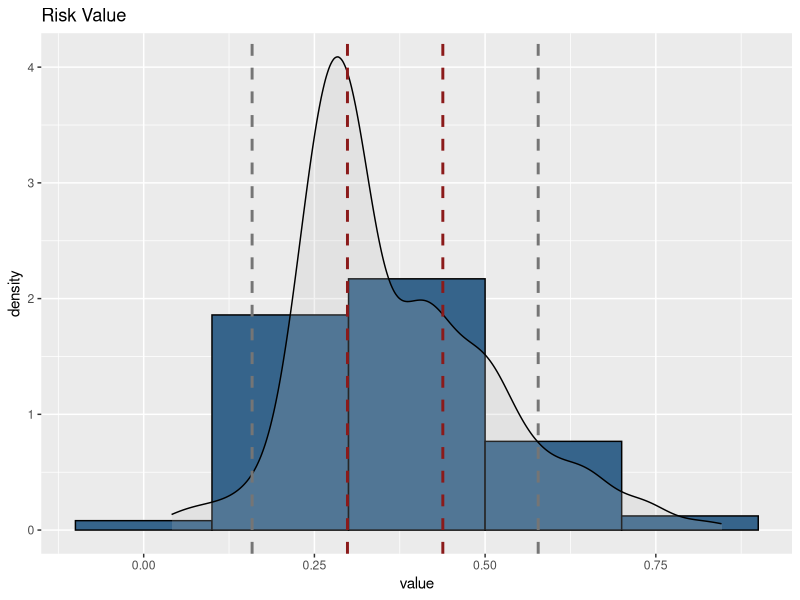
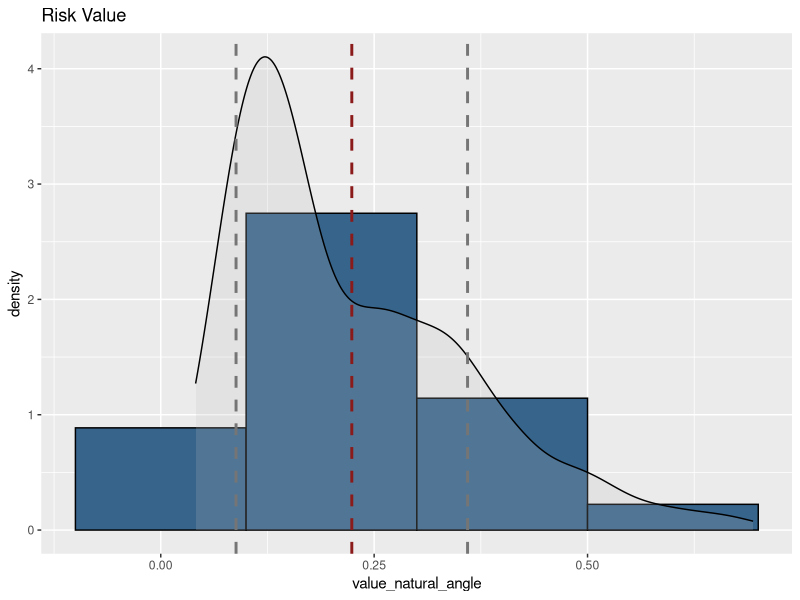

Recreate these plots in R, in order.
## ---- chunk 1
knitr::opts_chunk$set(echo = TRUE)
## ---- chunk 2
#library(xlsx)
library(dplyr)
library(readxl)
library(ggplot2)
escorregamento <- read_excel("BD-IPT 2010_todos.xls")

df1 <- read_excel("IPT_SP_2010.xls")
df2 <- read_excel("sector_slope_angle.xlsx")

merge_df <- merge(df1, df2, by.x = "setor", 
             by.y = "sg_setor_r", all.x = TRUE, all.y = TRUE)

#write.xlsx(merge_df, "merge_df.xls")

## ---- chunk 3
escorregamento <- read_excel("merge_df_les.xls")

## ---- chunk 4

# these values were extracted from weight_normalized.xls tab: remove ones not used

#Type of building (wood = 0.030040224, brikc=0, mixed-material:0.035649)
escorregamento$brick <- ifelse(escorregamento$brick == 1, 0, escorregamento$brick)
escorregamento$wood <- ifelse(escorregamento$wood == 1, 0.030040224, escorregamento$wood)
escorregamento$mixed<- ifelse(escorregamento$mixed == 1, 0.035649, escorregamento$mixed)

#Density (d1=0, d2=0.023358757, d3=0.029358, d4=0.019274165)
escorregamento$d1 <- ifelse(escorregamento$d1 == 1, 0, escorregamento$d1)
escorregamento$d2 <- ifelse(escorregamento$d2 == 1, 0.023358757, escorregamento$d2)
escorregamento$d3 <- ifelse(escorregamento$d3 == 1, 0.029358, escorregamento$d3)
escorregamento$d4<- ifelse(escorregamento$d4 == 1, 0.019274165, escorregamento$d4)

# garbage=0.038445
escorregamento$garbage<- ifelse(escorregamento$garbage == 1, 0.038445, escorregamento$garbage)
escorregamento$land_fill<- ifelse(escorregamento$land_fill == 1, 0.038445, escorregamento$land_fill)
escorregamento$construction_material<- ifelse(escorregamento$construction_material == 1, 0.038445, escorregamento$construction_material)


escorregamento$garbage_all <- (escorregamento$garbage+escorregamento$land_fill+escorregamento$construction_material)
escorregamento$garbage_all <- ifelse(escorregamento$garbage_all >= 0.038445, 0.038445, 0)

#instability (leaning_wall=0.08046, crack_house=0.075096, tree_pole_tilted = 0.08046, downward_floor = 0.142444, landslide_scar = 0.106684, crak_terrain= 0.110856)

escorregamento$cracks <- ifelse(escorregamento$cracks == 1, 0.075096, escorregamento$cracks) # crack in the house
escorregamento$fracture <- ifelse(escorregamento$fracture == 1, 0.110856, escorregamento$fracture) # crack in the teraain
escorregamento$tilted <- ifelse(escorregamento$tilted == 1, 0.08046, escorregamento$tilted)
escorregamento$landslide_scars <- ifelse(escorregamento$landslide_scars == 1, 0.106684, escorregamento$landslide_scars)
escorregamento$belly_wall <- ifelse(escorregamento$belly_wall == 1, 0.08046, escorregamento$belly_wall)
escorregamento$downward_floor  <- ifelse(escorregamento$downward_floor == 1, 0.142444, escorregamento$downward_floor)

#drainage (none=0.006187315, precarious =0.005133839, okay=0)

escorregamento$drainage_none <- ifelse(escorregamento$drainage_none == 1, 0.006187315, escorregamento$drainage_none)
escorregamento$drainage_precarious <- ifelse(escorregamento$drainage_precarious == 1, 0.005133839, escorregamento$drainage_precarious)
escorregamento$drainage_okay <- ifelse(escorregamento$drainage_okay == 1, 0, escorregamento$drainage_okay)

#land use (tree= 0.003668352, shrub = 0.00343908, soil=0.01127254, grass=0.00401226, banban_tree=0.0124189, urbanized=0.003362656)
escorregamento$tree <- ifelse(escorregamento$tree == 1, 0.003668352, escorregamento$tree)
escorregamento$shrubs <- ifelse(escorregamento$shrubs == 1, 0.00343908, escorregamento$shrubs)
escorregamento$banana_tree <- ifelse(escorregamento$banana_tree == 1, 0.0124189, escorregamento$banana_tree)
escorregamento$desnude_soil <- ifelse(escorregamento$desnude_soil == 1, 0.01127254, escorregamento$desnude_soil)

#add grass to all sectors since it does not have the option = 0.00401226


#Drainage(wastewater= 0.00952737, rain_water = 0.009691635, leaking = 0.019328515, septic_tank= 0.00996541)

escorregamento$septic_tank <- ifelse(escorregamento$septic_tank == 1, 0.00996541, escorregamento$septic_tank)
escorregamento$leaking <- ifelse(escorregamento$leaking == 1, 0.019328515, escorregamento$leaking)
escorregamento$wastewater <- ifelse(escorregamento$wastewater == 1, 0.00952737, escorregamento$wastewater)
escorregamento$rainfall_water_conc <- ifelse(escorregamento$rainfall_water_conc == 1, 0.009691635, escorregamento$rainfall_water_conc)

escorregamento$angle_both <- as.numeric(escorregamento$angle_both)

escorregamento$natural_slope <- as.numeric(escorregamento$natural_slope)

escorregamento$natural_slope  <- ifelse(escorregamento$natural_slope <(10), 0, escorregamento$natural_slope)
escorregamento$natural_slope  <- ifelse(escorregamento$natural_slope >=(10) & escorregamento$natural_slope < 17, 0.011916376, escorregamento$natural_slope)
escorregamento$natural_slope  <- ifelse(escorregamento$natural_slope >=(17) & escorregamento$natural_slope < 30, 0.038132404, escorregamento$natural_slope)
escorregamento$natural_slope  <- ifelse(escorregamento$natural_slope >=(30) & escorregamento$natural_slope < 60, 0.078052265, escorregamento$natural_slope)
escorregamento$natural_slope  <- ifelse(escorregamento$natural_slope  >= (60) & escorregamento$natural_slope  < 90, 0.165637631, escorregamento$natural_slope)
escorregamento$natural_slope  <- ifelse(escorregamento$natural_slope  == 90, 0.171, escorregamento$natural_slope)





#this need to be in a decreasing order otherwise one will change the other
escorregamento$angle_both  <- ifelse(escorregamento$angle_both <(10), 0, escorregamento$angle_both)
escorregamento$angle_both  <- ifelse(escorregamento$angle_both >=(10) & escorregamento$angle_both < 17, 0.011916376, escorregamento$angle_both)
escorregamento$angle_both  <- ifelse(escorregamento$angle_both >=(17) & escorregamento$angle_both < 30, 0.038132404, escorregamento$angle_both)
escorregamento$angle_both  <- ifelse(escorregamento$angle_both >=(30) & escorregamento$angle_both < 60, 0.078052265, escorregamento$angle_both)
escorregamento$angle_both  <- ifelse(escorregamento$angle_both  >= (60) & escorregamento$angle_both  < 90, 0.165637631, escorregamento$angle_both)
escorregamento$angle_both  <- ifelse(escorregamento$angle_both  == 90, 0.171, escorregamento$angle_both)



#both grass and building location value added to all

escorregamento<- escorregamento %>%
  mutate(value=(brick+wood+mixed+d1+d2+d3+d4+cracks+fracture+downward_floor+tilted+landslide_scars+belly_wall+ tree + shrubs + banana_tree + desnude_soil + septic_tank+ leaking + wastewater+ rainfall_water_conc + garbage_all + drainage_okay + drainage_precarious + drainage_none) + angle_both+0.00401226+0.036814  ) %>%
   mutate(value_natural_angle =(brick+wood+mixed+d1+d2+d3+d4+cracks+fracture+downward_floor+tilted+landslide_scars+belly_wall+ tree + shrubs + banana_tree + desnude_soil + septic_tank+ leaking + wastewater+ rainfall_water_conc + garbage_all + drainage_okay + drainage_precarious + drainage_none) + natural_slope + 0.00401226 + 0.036814 ) %>%
  mutate(value_instability=(cracks+fracture+downward_floor+tilted+landslide_scars+belly_wall))%>%
  mutate(value_anthropogenic=(brick+wood+mixed+d1+d2+d3+d4+tree + shrubs + banana_tree + desnude_soil+ septic_tank+ leaking + wastewater+ rainfall_water_conc + garbage_all + drainage_okay + drainage_precarious + drainage_none)) %>%
  mutate(value_natural=(natural_slope+0.00401226+ 0.036814 ))




    
## ---- chunk 5

sd_value <- sd(escorregamento$value, na.rm=TRUE)
mean_value <- mean(escorregamento$value, na.rm=TRUE)

ggplot(escorregamento, aes(value)) + 
  geom_histogram(aes(y=..density..), colour="black", fill="steelblue4",binwidth=0.2) +
  geom_density(alpha=0.2, fill="gray")+
      ggtitle("Risk Value")  +
  geom_vline(aes(xintercept=mean(value, na.rm=TRUE)+0.5*sd(value, na.rm=TRUE)),
            color="firebrick4", linetype="dashed", size=1) +
   geom_vline(aes(xintercept=mean(value, na.rm=TRUE)- 0.5*sd(value, na.rm=TRUE)),
            color="firebrick4", linetype="dashed", size=1) +
   geom_vline(aes(xintercept=mean(value, na.rm=TRUE)+1.5*sd(value, na.rm=TRUE)),
            color="gray46", linetype="dashed", size=1) +
   geom_vline(aes(xintercept=mean(value, na.rm=TRUE)-1.5*sd(value, na.rm=TRUE)),
            color="gray46", linetype="dashed", size=1)

## natural slope

sd_value_natural <- sd(escorregamento$value_natural_angle, na.rm=TRUE)
mean_value_natural <- mean(escorregamento$value_natural_angle, na.rm=TRUE)

ggplot(escorregamento, aes(value_natural_angle)) + 
  geom_histogram(aes(y=..density..), colour="black", fill="steelblue4",binwidth=0.2) +
  geom_density(alpha=0.2, fill="gray")+
      ggtitle("Risk Value")  +
  geom_vline(aes(xintercept=mean(value_natural_angle, na.rm=TRUE)),
            color="firebrick4", linetype="dashed", size=1) +
   geom_vline(aes(xintercept=mean(value_natural_angle, na.rm=TRUE)+sd(value_natural_angle, na.rm=TRUE)),
            color="gray46", linetype="dashed", size=1) +
   geom_vline(aes(xintercept=mean(value_natural_angle, na.rm=TRUE)-sd(value_natural_angle, na.rm=TRUE)),
            color="gray46", linetype="dashed", size=1)


## ---- chunk 6
### 
sd_value <- sd(escorregamento$value, na.rm=TRUE)
mean_value <- mean(escorregamento$value, na.rm=TRUE)

perc <- escorregamento$value[!is.na(escorregamento$value)]
 
A <- length(perc)

B <- sum(perc< (mean(perc)-sd(perc, na.rm=TRUE)))
C <- sum(perc< mean(perc) & perc >= mean(perc)+(-sd(perc)))
D <- sum (perc  >= mean(perc) & perc< sd(perc)+mean(perc))
E <- sum(perc >= sd(perc)+mean(perc))

B+C+D+E 

df_risk_level_perc <- data.frame(
  c("low", "moderate", "high", "very high"),
  c((B/A),(C/A), (D/A), (E/A) )
)

df_risk_level_perc


### for rik level with natural angle

sd_value_natural <- sd(escorregamento$value_natural_angle, na.rm=TRUE)
mean_value_natural <- mean(escorregamento$value_natural_angle, na.rm=TRUE)

perc <- escorregamento$value_natural_angle[!is.na(escorregamento$value_natural_angle)]
 
A <- length(perc)

B <- sum(perc< (mean(perc)-sd(perc, na.rm=TRUE)))
C <- sum(perc< mean(perc) & perc >= mean(perc)+(-sd(perc)))
D <- sum (perc  >= mean(perc) & perc< sd(perc)+mean(perc))
E <- sum(perc >= sd(perc)+mean(perc))

B+C+D+E 

df_risk_level_perc <- data.frame(
  c("low", "moderate", "high", "very high"),
  c((B/A),(C/A), (D/A), (E/A) )
)

df_risk_level_perc

## ---- chunk 7
## Categorical level for vulnerability

new_escorregamento <- escorregamento %>%
  select(sector, value, value_natural_angle, value_anthropogenic, value_instability, value_natural) %>%
  mutate(risk_level = value)

new_escorregamento <- na.omit(new_escorregamento) # exclude rows with NA


### using cut() to create the intervals


new_escorregamento$risk_level_one_sd <- cut(new_escorregamento$risk_level, breaks=c(-6,(mean_value-sd_value), mean_value, (mean_value + sd_value),7), labels = c("low", "moderate", "high", "very high" ))
new_escorregamento$risk_level_half_sd <- cut(new_escorregamento$risk_level, breaks=c(-6, (mean_value-0.5*sd_value), (mean_value + 0.5*sd_value), (mean_value + 1.5*sd_value), 7), labels = c("low", "moderate", "high", "very high" ))

new_escorregamento$risk_level_natural_slope_one_sd <- cut(new_escorregamento$value_natural_angle, breaks=c(-6,(mean_value_natural-sd_value_natural), mean_value, (mean_value_natural + sd_value_natural),7), labels = c("low", "moderate", "high", "very high" ))
new_escorregamento$risk_level_natural_slope_half_sd <- cut(new_escorregamento$value_natural_angle, breaks=c(-6, (mean_value_natural-0.5*sd_value_natural), (mean_value_natural + 0.5*sd_value_natural), (mean_value_natural + 1.5*sd_value_natural), 16), labels = c("low", "moderate", "high", "very high" ))


library ("openxlsx")

#write.xlsx(new_escorregamento, file="risk_value_AHP_updated.xls")

## ---- chunk 8
### using cut() to create the intervals


new_escorregamento$new_risk_level_both_slopes <- cut(new_escorregamento$risk_level, breaks=c(-6,(mean_value-0.5*sd_value), (mean_value+0.5*sd_value), (mean_value + sd_value),7), labels = c("low", "moderate", "high", "very high" ))


new_escorregamento$new_risk_level_natural <- cut(new_escorregamento$value_natural_angle, breaks=c(-6, (mean_value_natural-0.5*sd_value_natural), (mean_value_natural + 0.5*sd_value_natural), (mean_value_natural +sd_value_natural), 7), labels = c("low", "moderate", "high", "very high" ))


## ---- chunk 9
df <- read_excel("risk_level_updated_look_into_R.xlsx")

df1 <- df %>%
  select(nm_area_ri:cd_grau_ri)

new_df <- merge(df1, new_escorregamento, by.x = "sg_setor_r", 
             by.y = "sector", all.x = TRUE, all.y = FALSE)

library ("openxlsx")

#write.xlsx(new_df, file="risk_value_final_version20210330.xlsx")


